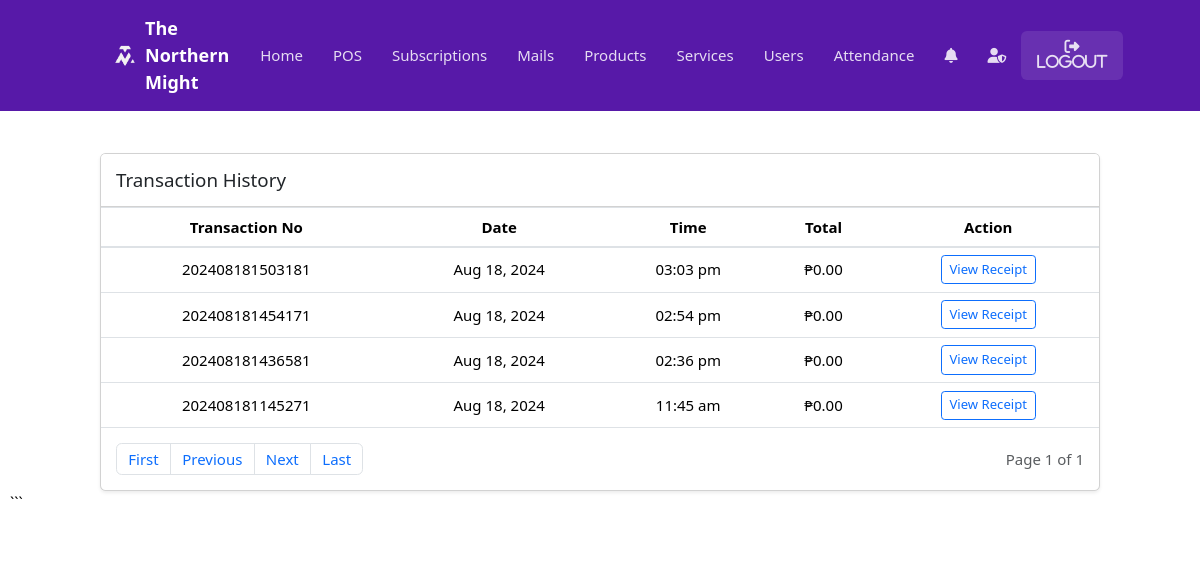
Screenshot of /transactions.php (signed in) with the database file from the repository.
### tables this page shows
CREATE TABLE `sales` (
  `sale_id` int(11) NOT NULL,
  `user_id` int(11) DEFAULT NULL,
  `item_type` enum('Product','Service') NOT NULL,
  `item_id` int(11) NOT NULL,
  `quantity` int(11) NOT NULL,
  `total_price` decimal(10,2) NOT NULL,
  `sale_date` datetime NOT NULL DEFAULT current_timestamp(),
  `status` enum('paid','cancelled','pending') DEFAULT 'pending',
  `sub_status` enum('pending','approved','declined') DEFAULT 'pending'
);

### header.php (called while the page is built, shortened)
<!-- <?php include('database.php');
if(isset($_SESSION['email'])) {
$email=$_SESSION['email'];
$checkUsername= "SELECT *  FROM users inner join roles on users.role_id = roles.role_id WHERE email='$email'";
$checkResult= mysqli_query($db, $checkUsername);
$result= mysqli_fetch_assoc($checkResult);
$first_name=$result['first_name'];
$last_name=$result['last_name'];
$role_name=$result['role_name'];
$user_id=$result['user_id'];
}
?>
<style>
  .overlay-image {
    top:0;
    z-index: 2;
    transition: transform 0.3s ease;
  }
  .overlay-image:hover {
    transform: scale(1.2);
  }
</style>
<div class="w3-col w3-hide-small w3-theme-l3" style="width:100%;height: 20vh !important;">
  <div class="w3-s1">
    <img src="assets/img/fit.png" alt="Overlay Image" class="w3-col s1" style="height:20vh;width:30vh">
  </div>
  <div class="w3-rest">
    <img src="assets/img/f.png" alt="Overlay Image" class="w3-col s1 overlay-image icons" style="height:5vh;width:5vh">
    <img src="assets/img/i.png" alt="Overlay Image" class="w3-col s1 overlay-image icons" style="height:5vh;width:5vh">
    <img src="assets/img/t.png" alt="Overlay Image" class="w3-col s1 overlay-image icons" style="height:5vh;width:5vh">
    <img src="assets/img/m.png" alt="Overlay Image" class="w3-col s1 overlay-image icons" style="height:5vh;width:5vh">
    <img src="assets/img/a.png" alt="Overlay Image" class="w3-col s1 overlay-image icons" style="height:5vh;width:5vh">
    <img src="assets/img/n.png" alt="Overlay Image" class="w3-col s1 overlay-image icons" style="height:5vh;width:5vh">
    <div class="w3-col">
      <span class="h1">THE NORTHERN MIGHT</span>
      <i class="w3-col">Ugad, Cabagan, Isabela</i>
    </div>
  </div>
</div>
<div class="w3-col w3-hide-medium w3-hide-large w3-theme-l3" style="width:100%;height: 5vh !important;">
  <img src="assets/img/fit.png" alt="Overlay Image" class="w3-col s1" style="height:5vh;width:10vh">
  <span class="w3-rest h1">THE NORTHERN MIGHT</span>
</div> -->

### pages/transactions.php (the view, shortened to what this page needs)
<?php
$countAccounts = mysqli_query($db, "SELECT count(sale_id) FROM sales WHERE user_id = '$user_id'");
$accountCount = mysqli_fetch_array($countAccounts);
$countP = $accountCount['count(sale_id)'];
$totalPages = ceil($countP/10);
if (isset($_GET['page'])) {
    $currentPageGet = $_GET['page'];
    if($currentPageGet <= 1) {
        $currentPage = 1;
        $offsetData = 0;
    } elseif ($currentPageGet >= $totalPages) {
        $currentPage = $totalPages;
        $offsetData = 10*($currentPage-1);
    } else {
        $currentPage = $_GET['page'];
        $offsetData = 10*($currentPage-1);
    }
} else {
    $currentPage = 1;
    $offsetData = 0;
}
?>
<div class="container-fluid" style="margin-top: 8rem">
    <div class="card shadow-sm">
        <div class="card-header bg-white d-flex justify-content-between align-items-center py-3">
            <h5 class="mb-0">Transaction History</h5>
        </div>
        <div class="card-body p-0">
            <div class="table-responsive">
                <table class="table table-hover mb-0">
                    <thead class="bg-light">
                        <tr>
                            <th class="text-center">Transaction No</th>
                            <th class="text-center">Date</th>
                            <th class="text-center">Time</th>
                            <th class="text-center">Total</th>
                            <th class="text-center">Action</th>
                        </tr>
                    </thead>
                    <tbody>
                        <?php
                        $userquery = mysqli_query($db, "SELECT distinct sale_date, sale_id FROM sales WHERE user_id = '$user_id' order by sale_id desc limit 10 offset $offsetData");
                        while($fetchUser = mysqli_fetch_assoc($userquery)) {
                            $transaction = $fetchUser['sale_date'];
                            $transactionQuery = mysqli_query($db, "SELECT SUM(quantity * total_price) AS totalCost, user_id
                                FROM sales WHERE sale_date = '$transaction' GROUP BY user_id");
                            $fetchCost = mysqli_fetch_assoc($transactionQuery);
                            $fetchTotalCost = $fetchCost['totalCost'];
                        ?>
                        <tr>
                            <td class="text-center align-middle"><?php echo date('YmdHis', strtotime($transaction)).$fetchCost['user_id'] ?></td>
                            <td class="text-center align-middle"><?php echo date('M d, Y', strtotime($transaction)) ?></td>
                            <td class="text-center align-middle"><?php echo date('h:i a', strtotime($transaction)) ?></td>
                            <td class="text-center align-middle">₱<?php echo number_format($fetchTotalCost, 2, ".", ","); ?></td>
                            <td class="text-center align-middle">
                                <a href="receipt.php?user=<?php echo $fetchCost['user_id'] ?>&date=<?php echo $transaction ?>&amount=<?php echo $fetchTotalCost ?>"
                                   target="_blank"
                                   class="btn btn-sm btn-outline-primary">
                                    View Receipt
                                </a>
                            </td>
                        </tr>
                        <?php } ?>
                    </tbody>
                </table>
            </div>
            <nav aria-label="Transaction pagination" class="p-3">
                <div class="d-flex justify-content-between align-items-center">
                    <ul class="pagination mb-0">
                        <li class="page-item"><a class="page-link" href="?page=1">First</a></li>
                        <li class="page-item"><a class="page-link" href="?page=<?php echo $currentPage - 1; ?>">Previous</a></li>
                        <li class="page-item"><a class="page-link" href="?page=<?php echo $currentPage + 1; ?>">Next</a></li>
                        <li class="page-item"><a class="page-link" href="?page=<?php echo $totalPages; ?>">Last</a></li>
                    </ul>
                    <span class="text-muted">Page <?php echo $currentPage; ?> of <?php echo $totalPages; ?></span>
                </div>
            </nav>
        </div>
    </div>
</div>
```

### transactions.php (shortened to what this page needs)
<!DOCTYPE html>
<html lang="en" dir="ltr">
  <head>
    <?php
    include('head.php');
     ?>
  </head>
  <body class="">
      <?php
      include ('header.php');
       ?>
    <nav>
      <?php
      include ('navigations/nav_fitman.php');
      ?>
    </nav>
    <div class="w3-col merienda-regular w3-white" id="page">
      <?php
      include ('pages/transactions.php');
      ?>
    </div>
  </body>
</html>

### head.php (shortened to what this page needs)
<head>
  <link rel="stylesheet" href="scripts/w3.css">
  <link rel="stylesheet" href="scripts/bootstrap-5.3.3-dist/css/bootstrap.min.css">
  <link rel="stylesheet" href="https://www.w3schools.com/lib/w3-theme-deep-purple.css">
  <link href="https://stackpath.bootstrapcdn.com/bootstrap/4.5.2/css/bootstrap.min.css" rel="stylesheet">
  <link rel="stylesheet" href="https://maxcdn.bootstrapcdn.com/bootstrap/4.5.2/css/bootstrap.min.css">
  <link rel="stylesheet" href="https://cdnjs.cloudflare.com/ajax/libs/fullcalendar/3.10.2/fullcalendar.min.css" />
  <link rel="stylesheet" href="https://cdnjs.cloudflare.com/ajax/libs/font-awesome/5.15.3/css/all.min.css"/>
  <link href="https://cdn.jsdelivr.net/npm/bootstrap@5.3.3/dist/css/bootstrap.min.css" rel="stylesheet">
  <link rel="stylesheet" href="https://cdnjs.cloudflare.com/ajax/libs/font-awesome/4.7.0/css/font-awesome.min.css">
  <link href="https://cdn.jsdelivr.net/npm/bootstrap@5.3.3/dist/css/bootstrap.min.css" rel="stylesheet">
</head>

### navigations/nav_fitman.php (shortened to what this page needs)
<nav class="navbar navbar-expand-sm w3-theme-d5 w3-top">
  <div class="container-fluid">
  <a href="index.php" class="logo">
    <img src="logo.png" alt="The Northern Might" class="logo-img">The Northern Might
    </a>
    <div class="collapse navbar-collapse w3-padding" id="collapsibleNavbar">
      <ul class="navbar-nav">
        <li class="nav-item">
          <a href="home.php" class="nav-link">Home</a>
        </li>
        <?php if ($role_name=="Admin") { ?>
  <li class="nav-item">
    <a href="pos.php" class="nav-link">POS</a>
  </li>
  <li class="nav-item">
    <a href="subscription.php" class="nav-link">Subscriptions</a>
  </li>
  <li class="nav-item">
    <a href="mails.php" class="nav-link">Mails</a>
  </li>
  <li class="nav-item">
    <a href="offerings_products.php" class="nav-link ">Products</a>
  </li>
  <li class="nav-item">
    <a href="offerings_services.php" class="nav-link">Services</a>
  </li>
  <li class="nav-item">
    <a href="users.php" class="nav-link">Users</a>
  </li>
  <li class="nav-item">
    <a href="dtr.php" class="nav-link">Attendance</a>
  </li>
  <li class="nav-item dropdown">
    <a class="nav-link  position-relative" href="#" role="button" data-bs-toggle="dropdown">
      <i class="fas fa-bell"></i>
    </a>
  </li>
<?php } ?>
        <li class="nav-item">
          <a href="profile.php" class="nav-link "><i class="fas fa-user-shield"></i></a>
        </li>
        <li class="nav-item">
          <form class="" action="index.php" method="post">
            <button type="submit" class="nav-link" name="logout"><i class="fas fa-sign-out-alt"> logout</i></button>
          </form>
        </li>
      </ul>
    </div>
  </div>
</nav>

### scripts/w3.css (style rules this page uses)
html { box-sizing:border-box }
*,*:before,*:after { box-sizing:inherit }
html { -ms-text-size-adjust:100%;-webkit-text-size-adjust:100% }
body { margin:0 }
article,aside,details,figcaption,figure,footer,header,main,menu,nav,section { display:block }
a { background-color:transparent }
img { border-style:none }
button,input,select,textarea,optgroup { font:inherit;margin:0 }
button,input { overflow:visible }
button,select { text-transform:none }
button,[type=button],[type=reset],[type=submit] { -webkit-appearance:button }
html,body { font-family:Verdana,sans-serif;font-size:15px;line-height:1.5 }
html { overflow-x:hidden }
h5 { font-size:18px }
h1,h2,h3,h4,h5,h6 { font-family:"Segoe UI",Arial,sans-serif;font-weight:400;margin:10px 0 }
img { vertical-align:middle }
a { color:inherit }
.w3-col,.w3-half,.w3-third,.w3-twothird,.w3-threequarter,.w3-quarter { float:left;width:100% }
.w3-top,.w3-bottom { position:fixed;width:100%;z-index:1 }
.w3-top { top:0 }
.w3-padding { padding:8px 16px!important }
.w3-white,.w3-hover-white:hover { color:#000!important;background-color:#fff!important }
.w3-theme-d5 { color:#fff !important; background-color:#004a43 !important }

### head.php (style rules this page uses)
a { text-decoration: none; }
#page { overflow: auto; max-height: 90vh; padding: 10px; padding-bottom: 32px; }

### navigations/nav_fitman.php (style rules this page uses)
.logo { display: flex; align-items: center; text-decoration: none; color: white; font-weight: bold; font-size: 1.2rem; }
.logo-img { height: 40px; width: auto; transition: transform 0.3s ease; }
.navbar { z-index: 2147483647 !important; }
.nav-item .fas { transition: transform 0.3s ease; }
.navbar-nav { z-index: 2147483647 !important; }
.nav-item.dropdown { z-index: 2147483647 !important; }
.navbar .nav-item.dropdown { position: relative; z-index: 2147483647 !important; }
.navbar { position: relative !important; }
.nav-item.dropdown { position: relative !important; }
.w3-top { z-index: auto !important; }
.navbar { background-color: #5719a8 !important; padding: 1rem; position: fixed !important; width: 100%; top: 0; z-index: 2147483647 !important; }
.navbar-nav { margin-left: auto; align-items: center; z-index: 2147483647 !important; }
.nav-item.dropdown { position: relative !important; z-index: 2147483647 !important; }
.nav-link { color: rgba(255,255,255,0.85) !important; font-weight: 500; padding: 0.5rem 1rem !important; position: relative; transition: all 0.3s ease; }
.nav-link::after { content: ''; position: absolute; width: 0; height: 2px; bottom: 0; left: 50%; background-color: white; transform: translateX(-50%); transition: width 0.3s ease; }
button[name="logout"] { background: rgba(255,255,255,0.1); border-radius: 6px; padding: 0.5rem 1rem; }
.container-fluid { padding-left: 6rem; padding-right: 6rem; }

### rows the page displays
sales: sale_date "20240818150318", user_id "1", sale_date "Aug 18, 2024", sale_date "03:03 pm", fetchTotalCost "0.00"
sales: sale_date "20240818145417", user_id "1", sale_date "Aug 18, 2024", sale_date "02:54 pm", fetchTotalCost "0.00"
sales: sale_date "20240818143658", user_id "1", sale_date "Aug 18, 2024", sale_date "02:36 pm", fetchTotalCost "0.00"
sales: sale_date "20240818114527", user_id "1", sale_date "Aug 18, 2024", sale_date "11:45 am", fetchTotalCost "0.00"

### other values shown
$currentPage "1"
$totalPages "1"
